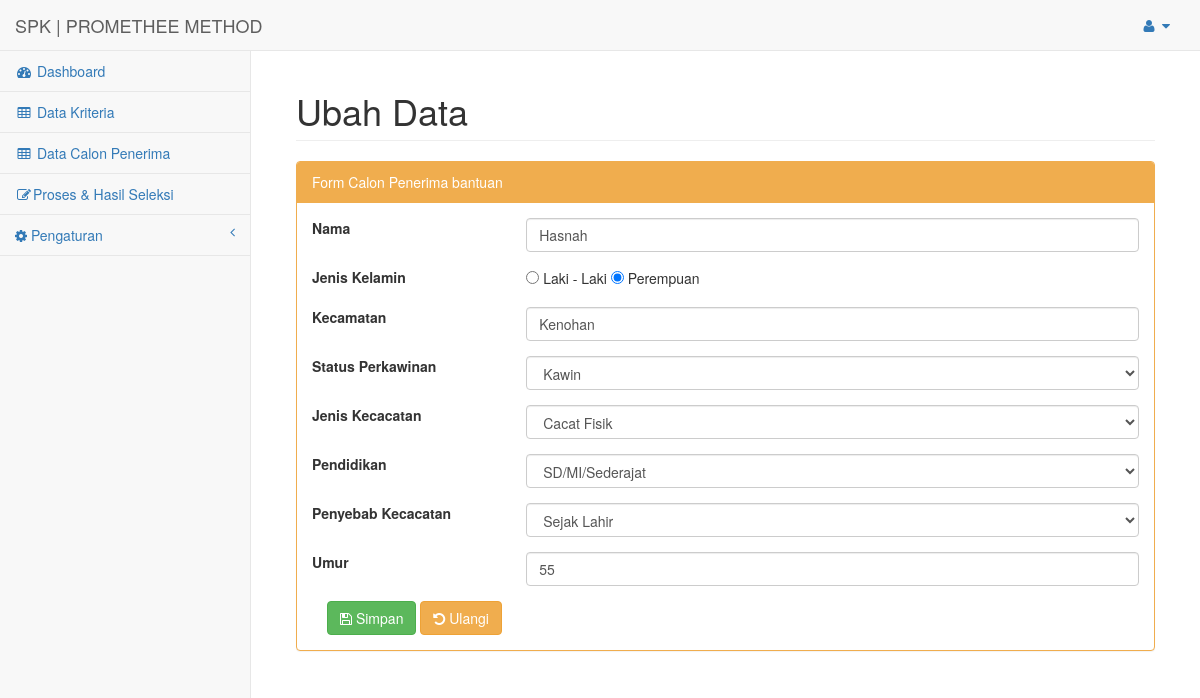
Screenshot of /index.php?url=data_calon_ubah&id=14 (signed in) with the database file from the repository.
### tables this page shows
CREATE TABLE `subkriteria` (
  `id` int(11) NOT NULL,
  `kriteria_id` int(11) DEFAULT '0',
  `nama` varchar(50) DEFAULT '0',
  `bobot` double DEFAULT '0'
);

CREATE TABLE `kriteria` (
  `id` int(11) NOT NULL,
  `nama` varchar(255) NOT NULL,
  `bobot` double NOT NULL,
  `jenis` varchar(50) NOT NULL
);

### config/routes.php (called while the page is built, shortened)
<?php
$include = [];
if(isset($_GET['url'])){
	switch ($_GET['url']) {
		case 'data_calon_ubah':
			$include[] = 'halaman/calon/ubah.php';
			break;
	}
}else{
	$include[] = 'halaman/dashboard.php';
}
?>

### config/calon/load_detail.php (called while the page is built, shortened)
<?php
include 'config/koneksi.php';
$id = $_GET['id'];
$query = "SELECT calon.*, kriteria.nama as nama_kriteria, subkriteria.nama as nama_subkriteria, calon_subkriteria.value as value_calon_subkriteria, calon_subkriteria.id as calon_subkriteria_id FROM calon_subkriteria join calon on (calon.id=calon_subkriteria.calon_id) join subkriteria on (subkriteria.id=calon_subkriteria.subkriteria_id) join kriteria on (kriteria.id=subkriteria.kriteria_id) where calon_subkriteria.calon_id='$id'";
$hasil = mysqli_query($koneksi, $query);
while ($data_row = mysqli_fetch_assoc($hasil)) {
	$datas[] = $data_row;
}
$data['id'] = $datas[0]['id'];
$data['nama'] = $datas[0]['nama'];
$data['jenis_kelamin'] = $datas[0]['jenis_kelamin'];
$data['kecamatan'] = $datas[0]['kecamatan'];
foreach ($datas as $key => $value) {
	$data['kriteria'][$value['nama_kriteria']]['value'] = $value['nama_subkriteria']!= 'input' ? $value['nama_subkriteria'] : $value['value_calon_subkriteria'] ;
	$data['kriteria'][$value['nama_kriteria']]['id'] = $value['calon_subkriteria_id'];
}
$data_calon = $data;
 ?>

### config/kriteria/load_data.php (called while the page is built)
<?php
include 'config/koneksi.php';
$hasil = mysqli_query($koneksi, "SELECT kriteria.id, kriteria.nama, kriteria.bobot, kriteria.jenis, subkriteria.nama as nama_subkriteria , subkriteria.bobot as bobot_subkriteria, subkriteria.id as subkriteria_id FROM kriteria left join subkriteria on (kriteria.id=subkriteria.kriteria_id)");
while ($data = mysqli_fetch_assoc($hasil)) {
	$datas[$data['nama']][] = $data;
}
 ?>

### halaman/calon/form.php (the view, shortened to what this page needs)
<div class="row form-group">
	<div class="col-lg-3">
		<label>Nama</label>
	</div>
	<div class="col-lg-9">
		<input class="form-control" type="text" name="nama" placeholder="Nama" required="" value="<?php if(isset($data_calon)) echo $data_calon['nama']; ?>">
	</div>
</div>
<div class="row form-group">
	<div class="col-lg-3">
		<label>Jenis Kelamin</label>
	</div>
	<div class="col-lg-9">
		<input type="radio" name="jenis_kelamin" value="Laki - Laki" <?php if(isset($data_calon) && $data_calon['jenis_kelamin']=='Laki - Laki') echo 'checked';  ?>> Laki - Laki
		<input type="radio" name="jenis_kelamin" value="Perempuan" <?php if(isset($data_calon) && $data_calon['jenis_kelamin']=='Perempuan') echo 'checked';  ?>> Perempuan
	</div>
</div>
<div class="row form-group">
	<div class="col-lg-3">
		<label>Kecamatan</label>
	</div>
	<div class="col-lg-9">
		<input class="form-control" type="text" name="kecamatan" placeholder="Kecamatan" required="" value="<?php if(isset($data_calon)) echo $data_calon['kecamatan']; ?>">
	</div>
</div>
<?php include 'config/kriteria/load_data.php'; ?>
<?php foreach ($datas as $data): ?>
    <div class="row form-group">
        <div class="col-lg-3">
            <label><?php echo $data[0]['nama']; ?></label>
        </div>
        <div class="col-lg-9">
            <?php if ($data[0]['nama_subkriteria']=='input'): ?>
                <input class="form-control" type="number" name="value[<?php echo $data[0]['id']; ?>]" placeholder="<?php echo $data[0]['nama']; ?>" value="<?php if(isset($data_calon['kriteria'][$data[0]['nama']]['value'])) echo $data_calon['kriteria'][$data[0]['nama']]['value']; ?>">
            <?php else: ?>
                <select class="form-control" name="sub_id[<?php echo $data[0]['id'] ?>]">
                    <?php foreach ($data as $sub): ?>
                        <option value="<?php echo $sub['subkriteria_id'] ?>" <?php if(isset($data_calon['kriteria'][$data[0]['nama']]) && $sub['nama_subkriteria']==$data_calon['kriteria'][$data[0]['nama']]['value']) echo "selected"; ?>> <?php echo $sub['nama_subkriteria']; ?> </option>
                    <?php endforeach ?>
                </select>
            <?php endif ?>
        </div>
    </div>
<?php endforeach ?>

### index.php (shortened to what this page needs)
<?php
include 'config/routes.php';
 include 'halaman/header.php';
foreach ($req as $key => $value) {
	require_once $value;
}
foreach ($include as $key => $value) {
	require_once $value;
}
include 'halaman/footer.php';
?>

### rows the page displays
subkriteria: kriteria.nama "Status Perkawinan", kriteria.nama "Kawin"
subkriteria: kriteria.nama "Jenis Kecacatan", nama+kriteria "Cacat Fisik"
subkriteria: kriteria.nama "Pendidikan", kriteria.nama "SD/MI/Sederajat"
subkriteria: kriteria.nama "Penyebab Kecacatan", kriteria.nama "Sejak Lahir"
subkriteria: kriteria.nama "Umur", kriteria.nama "55"
